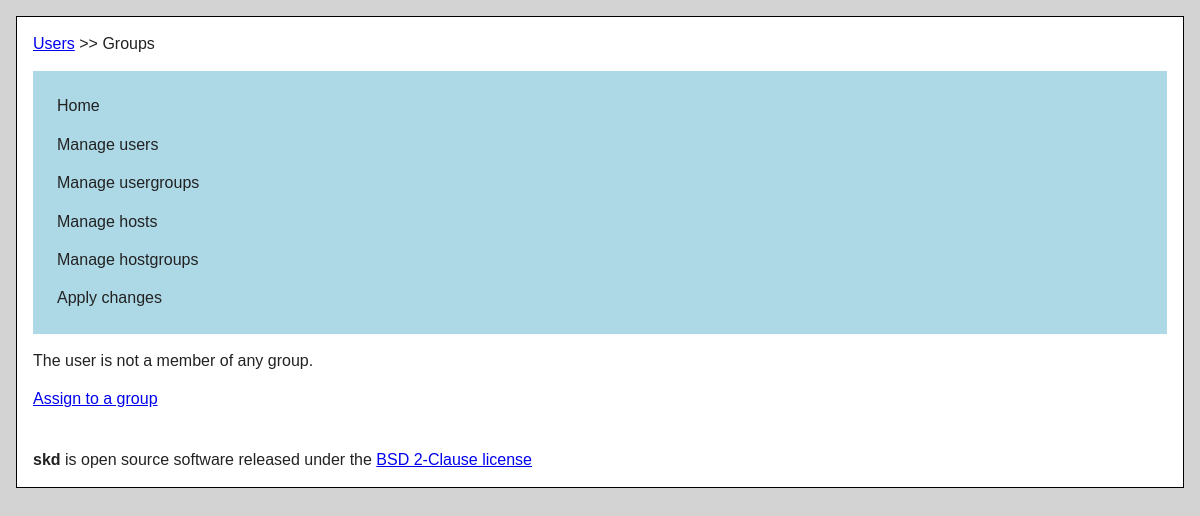
/users/groups/1/list, run on an earlier commit of the app's database.
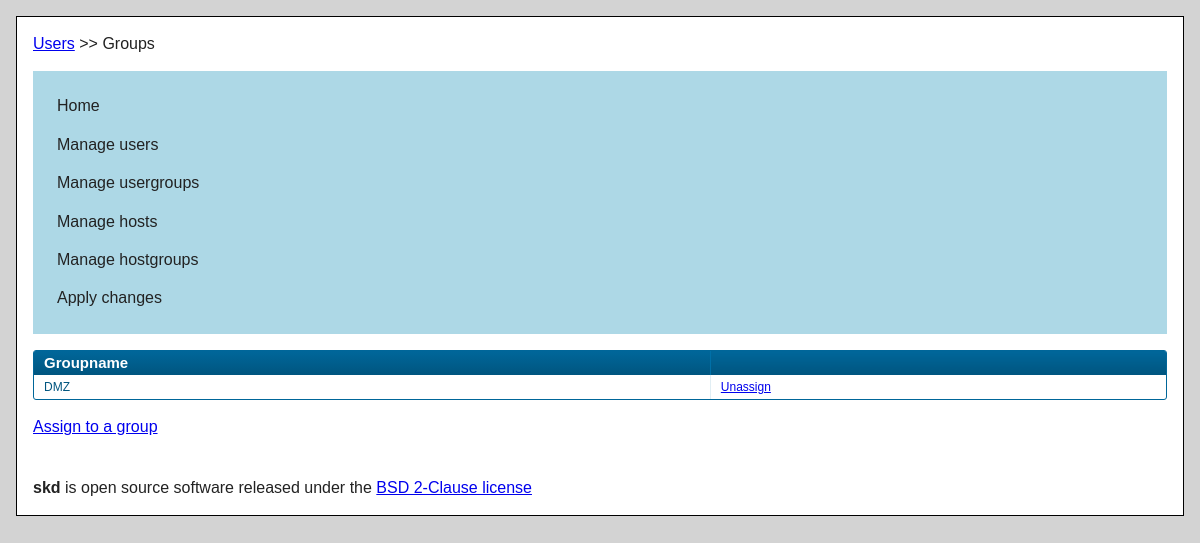
And on a later commit of the database.
### keys/models.py (models this page shows, shortened)
class UserInGroup(models.Model):
    group = models.ForeignKey(UserGroup)
    user = models.ForeignKey(User)
    class Meta:
        unique_together = ("group","user")

class UserGroup(models.Model):
    name = models.CharField(max_length = 200, blank=False)
    comment = models.TextField(blank=True)

### keys/views.py (the view)
class UserGroupListView(ListView):
    context_object_name = "user_groups"
    template_name = "keys/user_groups_list.html"
    def get_queryset(self):
        self.group_member = get_object_or_404(User, id=self.kwargs["user"])
        return UserInGroup.objects.filter(user=self.group_member)
    def get_context_data(self, **kwargs):
        context = super(UserGroupListView, self).get_context_data(**kwargs)
        context["group_member"] = self.group_member
        return context

### templates/keys/user_groups_list.html
{% extends "index.html" %}
{% load i18n %}
{% block menu %}
    {% with "users" as current_category %}
    {{ block.super }}
    {% endwith %}
{% endblock %}
{% block header %}
    <a href="{% url users_list %}">{% trans "Users"%}</a>
    >> {% trans "Groups" %}
{% endblock header %}
{% block content %}
{% if user_groups %}
    <div class="datagrid">
        <table>
            <thead>
                <tr>
                    <th>{% trans "Groupname" %}</th>
                    <th>&nbsp;</th>
                </tr>
            </thead>
            <tbody>
            {% for group in user_groups %}
            <tr title="{{ group.group.comment }}">
                <td>
                    {{ group.group.name }}
                </td>
                <td>
                    <a href="{% url users_groups_unassign user=group_member.id pk=group.id %}">
                       {% trans "Unassign" %}
                    </a>
                </td>
            </tr>
            {% endfor %}
            </tbody>
        </table>
    </div>
{% else %}
    <p>{% trans "The user is not a member of any group." %}</p>
{% endif %}
<p><a href="{% url users_groups_assign group_member.id %}">{% trans "Assign to a group" %}</a></p>
{% endblock content %}

What changed in the data, as far as the page shows it:
added UserInGroup: group.name "DMZ"
Also different on the page:
text no longer shown: "The user is not a member of any group."
text now shown: "Groupname"
